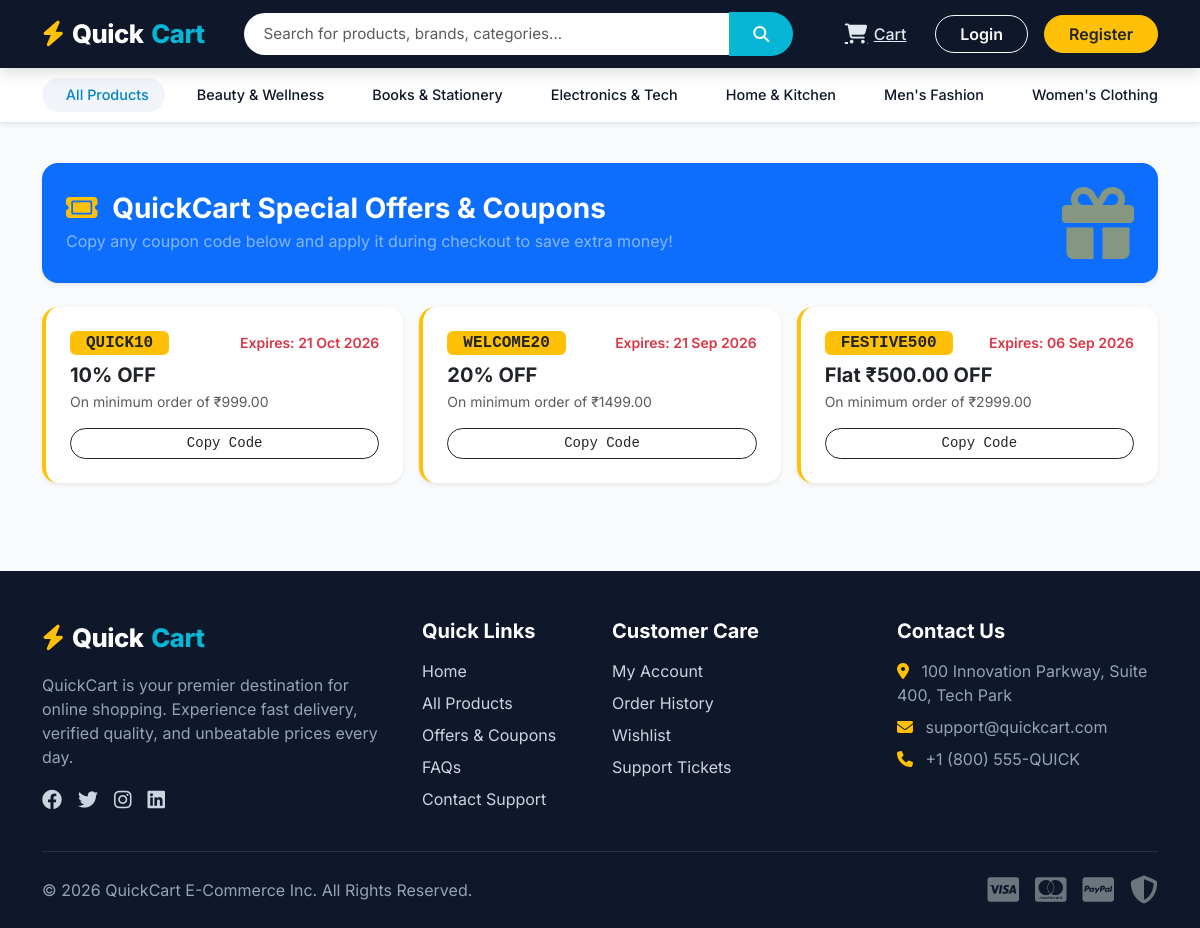
Page /coupons/ on the committed database.
### products/models.py (models this page shows, shortened)
class Category(models.Model):
    name = models.CharField(max_length=100, unique=True)
    slug = models.SlugField(max_length=120, unique=True, blank=True)
    description = models.TextField(blank=True)
    image = models.ImageField(upload_to='categories/', blank=True, null=True)
    created_at = models.DateTimeField(auto_now_add=True)
    class Meta:
        verbose_name_plural = "Categories"
        ordering = ['name']

### coupons/models.py (models this page shows, shortened)
class Coupon(models.Model):
    DISCOUNT_TYPES = (
        ('percentage', 'Percentage Discount (%)'),
        ('fixed', 'Fixed Discount (₹)'),
    )
    code = models.CharField(max_length=30, unique=True)
    discount_type = models.CharField(max_length=15, choices=DISCOUNT_TYPES, default='percentage')
    discount_value = models.DecimalField(max_digits=10, decimal_places=2)
    min_order_amount = models.DecimalField(max_digits=10, decimal_places=2, default=0.00)
    max_discount = models.DecimalField(max_digits=10, decimal_places=2, null=True, blank=True)
    start_date = models.DateField(default=timezone.now)
    expiry_date = models.DateField()
    usage_limit = models.PositiveIntegerField(default=100)
    is_active = models.BooleanField(default=True)
    created_at = models.DateTimeField(auto_now_add=True)

### coupons/views.py (the view)
# urls.py: path('', views.coupons_list_view, name='coupons_list'),
def coupons_list_view(request):
    today = timezone.now().date()
    available_coupons = Coupon.objects.filter(
        is_active=True,
        start_date__lte=today,
        expiry_date__gte=today
    )
    return render(request, 'coupons/coupons.html', {'coupons': available_coupons})

### quickcart/context_processors.py (called while the page is built)
def global_ecommerce_context(request):
    categories = Category.objects.all()
    cart_count = 0
    wishlist_count = 0
    unread_notifications_count = 0
    if request.user.is_authenticated:
        cart_count = CartItem.objects.filter(user=request.user).count()
        wishlist_count = Wishlist.objects.filter(user=request.user).count()
        unread_notifications_count = Notification.objects.filter(user=request.user, is_read=False).count()
    return {
        'nav_categories': categories,
        'cart_count': cart_count,
        'wishlist_count': wishlist_count,
        'unread_notifications_count': unread_notifications_count,
    }

### templates/coupons/coupons.html (shortened to what this page needs)
{% extends 'base.html' %}
{% block content %}
<div class="container my-4">
    <div class="card border-0 shadow-sm rounded-4 p-4 mb-4 bg-primary text-white">
        <div class="d-flex justify-content-between align-items-center">
            <div>
                <h3 class="fw-bold mb-1"><i class="fa-solid fa-ticket text-warning me-2"></i> QuickCart Special Offers & Coupons</h3>
                <p class="mb-0 text-white-50">Copy any coupon code below and apply it during checkout to save extra money!</p>
            </div>
            <i class="fa-solid fa-gift display-2 text-warning opacity-50 d-none d-md-block"></i>
        </div>
    </div>
    {% if coupons %}
        <div class="row g-3">
            {% for coupon in coupons %}
                <div class="col-md-6 col-lg-4">
                    <div class="card border-0 shadow-sm rounded-4 p-4 position-relative border-start border-4 border-warning">
                        <div class="d-flex justify-content-between align-items-center mb-2">
                            <span class="badge bg-warning text-dark font-monospace fs-6 px-3 py-1 fw-bold">{{ coupon.code }}</span>
                            <span class="small text-danger fw-semibold">Expires: {{ coupon.expiry_date|date:"d M Y" }}</span>
                        </div>
                        <h5 class="fw-bold mb-1">
                            {% if coupon.discount_type == 'percentage' %}
                                {{ coupon.discount_value|stringformat:".0f" }}% OFF
                            {% else %}
                                Flat ₹{{ coupon.discount_value }} OFF
                            {% endif %}
                        </h5>
                        <p class="small text-muted mb-3">On minimum order of ₹{{ coupon.min_order_amount }}</p>
                        <div class="d-grid">
                            <button class="btn btn-outline-dark btn-sm rounded-pill font-monospace" onclick="navigator.clipboard.writeText('{{ coupon.code }}'); alert('Copied coupon code {{ coupon.code }} to clipboard!');">
                                Copy Code
                            </button>
                        </div>
                    </div>
                </div>
            {% endfor %}
        </div>
    {% else %}
        <div class="card border-0 shadow-sm text-center p-5 rounded-4">
            <i class="fa-solid fa-ticket-simple display-1 text-muted mb-3"></i>
            <h4>No Active Coupons Available</h4>
            <p class="text-muted">Check back soon for exciting discount coupons!</p>
        </div>
    {% endif %}
</div>
{% endblock %}

### templates/base.html (shortened to what this page needs)
{% load static %}
<!DOCTYPE html>
<html lang="en">
<head>
    <link href="https://cdn.jsdelivr.net/npm/bootstrap@5.3.0/dist/css/bootstrap.min.css" rel="stylesheet">
    <link rel="stylesheet" href="https://cdnjs.cloudflare.com/ajax/libs/font-awesome/6.4.0/css/all.min.css">
    <link rel="stylesheet" href="{% static 'css/style.css' %}">
</head>
<body>
    <header class="qc-navbar">
        <div class="container">
            <div class="d-flex align-items-center justify-content-between flex-wrap gap-2">
                <a href="{% url 'home' %}" class="qc-brand">
                    <i class="fa-solid fa-bolt text-warning"></i> Quick<span>Cart</span>
                </a>
                <form action="{% url 'products:search' %}" method="GET" class="flex-grow-1 mx-lg-4 max-w-600" style="max-width: 550px;">
                    <div class="input-group">
                        <input type="text" name="q" class="form-control qc-search-input" placeholder="Search for products, brands, categories..." value="{{ request.GET.q|default:'' }}" required>
                        <button class="btn qc-search-btn" type="submit">
                            <i class="fa-solid fa-magnifying-glass"></i>
                        </button>
                    </div>
                </form>
                <div class="d-flex align-items-center gap-3">
                    {% if user.is_authenticated %}
                        <a href="{% url 'cart:wishlist' %}" class="qc-nav-link text-white" title="Wishlist">
                            <i class="fa-regular fa-heart fs-5"></i>
                            <span class="d-none d-md-inline">Wishlist</span>
                            {% if wishlist_count > 0 %}
                                <span class="qc-badge">{{ wishlist_count }}</span>
                            {% endif %}
                        </a>
                        <a href="{% url 'cart:cart' %}" class="qc-nav-link text-white" title="Cart">
                            <i class="fa-solid fa-cart-shopping fs-5"></i>
                            <span class="d-none d-md-inline">Cart</span>
                            {% if cart_count > 0 %}
                                <span class="qc-badge">{{ cart_count }}</span>
                            {% endif %}
                        </a>
                        <a href="{% url 'notifications:list' %}" class="qc-nav-link text-white" title="Notifications">
                            <i class="fa-regular fa-bell fs-5"></i>
                            {% if unread_notifications_count > 0 %}
                                <span class="qc-badge bg-danger">{{ unread_notifications_count }}</span>
                            {% endif %}
                        </a>
                        <div class="dropdown">
                            <button class="btn btn-outline-light dropdown-toggle rounded-pill px-3 py-1 fw-semibold d-flex align-items-center gap-2" type="button" data-bs-toggle="dropdown">
                                <i class="fa-regular fa-circle-user fs-5"></i>
                                <span>{{ user.first_name|default:user.username }}</span>
                            </button>
                            <ul class="dropdown-menu dropdown-menu-end shadow border-0 mt-2">
                                <li><a class="dropdown-item py-2" href="{% url 'accounts:profile' %}"><i class="fa-solid fa-user me-2 text-primary"></i> My Profile</a></li>
                                <li><a class="dropdown-item py-2" href="{% url 'orders:my_orders' %}"><i class="fa-solid fa-box me-2 text-success"></i> My Orders</a></li>
                                <li><a class="dropdown-item py-2" href="{% url 'coupons:coupons_list' %}"><i class="fa-solid fa-ticket me-2 text-warning"></i> My Coupons</a></li>
                                <li><a class="dropdown-item py-2" href="{% url 'support:tickets' %}"><i class="fa-solid fa-headset me-2 text-info"></i> Support Tickets</a></li>
                                {% if user.is_staff %}
                                    <li><hr class="dropdown-divider"></li>
                                    <li><a class="dropdown-item py-2 fw-bold text-danger" href="{% url 'dashboard:home' %}"><i class="fa-solid fa-chart-line me-2"></i> Admin Dashboard</a></li>
                                {% endif %}
                                <li><hr class="dropdown-divider"></li>
                                <li><a class="dropdown-item py-2 text-danger" href="{% url 'accounts:logout' %}"><i class="fa-solid fa-right-from-bracket me-2"></i> Logout</a></li>
                            </ul>
                        </div>
                    {% else %}
                        <a href="{% url 'cart:cart' %}" class="qc-nav-link text-white" title="Cart">
                            <i class="fa-solid fa-cart-shopping fs-5"></i>
                            <span class="d-none d-md-inline">Cart</span>
                        </a>
                        <a href="{% url 'accounts:login' %}" class="btn btn-outline-light rounded-pill px-4 fw-semibold">Login</a>
                        <a href="{% url 'accounts:register' %}" class="btn btn-warning rounded-pill px-4 fw-semibold text-dark">Register</a>
                    {% endif %}
                </div>
            </div>
        </div>
    </header>
    <nav class="qc-category-bar shadow-sm">
        <div class="container">
            <div class="d-flex align-items-center gap-2">
                <a href="{% url 'products:product_list' %}" class="qc-cat-item active">
                     All Products
                </a>
                {% for cat in nav_categories %}
                    <a href="{% url 'products:category' cat.slug %}" class="qc-cat-item">
                        {{ cat.name }}
                    </a>
                {% endfor %}
                <a href="{% url 'coupons:coupons_list' %}" class="qc-cat-item text-danger fw-bold ms-auto">
                </a>
            </div>
        </div>
    </nav>
    <main>
        {% block content %}{% endblock %}
    </main>
    <footer class="qc-footer">
        <div class="container">
            <div class="row g-4">
                <div class="col-lg-4 col-md-6">
                    <div class="qc-brand mb-3">
                        <i class="fa-solid fa-bolt text-warning"></i> Quick<span>Cart</span>
                    </div>
                    <p>QuickCart is your premier destination for online shopping. Experience fast delivery, verified quality, and unbeatable prices every day.</p>
                    <div class="d-flex gap-3 fs-5 mt-3">
                        <a href="#"><i class="fa-brands fa-facebook"></i></a>
                        <a href="#"><i class="fa-brands fa-twitter"></i></a>
                        <a href="#"><i class="fa-brands fa-instagram"></i></a>
                        <a href="#"><i class="fa-brands fa-linkedin"></i></a>
                    </div>
                </div>
                <div class="col-lg-2 col-md-6">
                    <h5>Quick Links</h5>
                    <ul class="list-unstyled d-flex flex-column gap-2">
                        <li><a href="{% url 'home' %}">Home</a></li>
                        <li><a href="{% url 'products:product_list' %}">All Products</a></li>
                        <li><a href="{% url 'coupons:coupons_list' %}">Offers & Coupons</a></li>
                        <li><a href="{% url 'support:faq' %}">FAQs</a></li>
                        <li><a href="{% url 'support:contact' %}">Contact Support</a></li>
                    </ul>
                </div>
                <div class="col-lg-3 col-md-6">
                    <h5>Customer Care</h5>
                    <ul class="list-unstyled d-flex flex-column gap-2">
                        <li><a href="{% url 'accounts:profile' %}">My Account</a></li>
                        <li><a href="{% url 'orders:my_orders' %}">Order History</a></li>
                        <li><a href="{% url 'cart:wishlist' %}">Wishlist</a></li>
                        <li><a href="{% url 'support:tickets' %}">Support Tickets</a></li>
                    </ul>
                </div>
                <div class="col-lg-3 col-md-6">
                    <h5>Contact Us</h5>
                    <p class="mb-2"><i class="fa-solid fa-location-dot me-2 text-warning"></i> 100 Innovation Parkway, Suite 400, Tech Park</p>
                    <p class="mb-2"><i class="fa-solid fa-envelope me-2 text-warning"></i> support@quickcart.com</p>
                    <p class="mb-2"><i class="fa-solid fa-phone me-2 text-warning"></i> +1 (800) 555-QUICK</p>
                </div>
            </div>
            <hr class="my-4 border-secondary">
            <div class="d-flex flex-column flex-md-row justify-content-between align-items-center text-center text-md-start">
                <p class="mb-0">&copy; 2026 QuickCart E-Commerce Inc. All Rights Reserved.</p>
                <div class="d-flex gap-3 fs-3 text-secondary mt-2 mt-md-0">
                    <i class="fa-brands fa-cc-visa"></i>
                    <i class="fa-brands fa-cc-mastercard"></i>
                    <i class="fa-brands fa-cc-paypal"></i>
                    <i class="fa-solid fa-shield-halved"></i>
                </div>
            </div>
        </div>
    </footer>
</body>
</html>

### static/css/style.css (style rules this page uses)
:root { --qc-primary: #0f172a; --qc-secondary: #1e293b; --qc-accent: #0284c7; --qc-cyan: #06b6d4; --qc-emerald: #10b981; --qc-coral: #f43f5e; --qc-amber: #f59e0b; --qc-bg-light: #f8fafc; --qc-card-bg: #ffffff; --qc-border: #e2e8f0; --qc-text-dark: #0f172a; --qc-text-muted: #64748b; }
body { font-family: 'Inter', system-ui, -apple-system, BlinkMacSystemFont, 'Segoe UI', Roboto, Oxygen, Ubuntu, Cantarell, sans-serif; background-color: var(--qc-bg-light); color: var(--qc-text-dark); margin: 0; padding: 0; display: flex; flex-direction: column; min-height: 100vh; }
main { flex: 1; }
.qc-navbar { background-color: var(--qc-primary); box-shadow: 0 4px 15px rgba(0, 0, 0, 0.15); padding: 0.75rem 0; position: sticky; top: 0; z-index: 1030; }
.qc-brand { font-weight: 800; font-size: 1.6rem; color: #ffffff; letter-spacing: -0.5px; text-decoration: none; display: flex; align-items: center; gap: 0.5rem; }
.qc-brand span { color: var(--qc-cyan); }
.qc-search-input { border-radius: 50px 0 0 50px; border: 1px solid transparent; padding: 0.6rem 1.2rem; font-size: 0.95rem; }
.qc-search-btn { border-radius: 0 50px 50px 0; background-color: var(--qc-cyan); color: #ffffff; border: none; padding: 0.6rem 1.5rem; transition: all 0.2s ease; }
.qc-nav-link { color: #e2e8f0 !important; font-weight: 500; padding: 0.5rem 0.8rem; border-radius: 8px; transition: all 0.2s ease; display: flex; align-items: center; gap: 0.4rem; position: relative; }
.qc-category-bar { background: #ffffff; border-bottom: 1px solid var(--qc-border); padding: 0.6rem 0; overflow-x: auto; white-space: nowrap; }
.qc-cat-item { display: inline-block; padding: 0.4rem 1rem; color: var(--qc-text-dark); font-weight: 500; font-size: 0.9rem; text-decoration: none; border-radius: 20px; transition: all 0.2s ease; margin-right: 0.5rem; }
.qc-cat-item:hover, .qc-cat-item.active { background-color: #f1f5f9; color: var(--qc-accent); }
.qc-footer { background-color: var(--qc-primary); color: #94a3b8; padding: 3rem 0 1.5rem 0; margin-top: 4rem; }
.qc-footer h5 { color: #ffffff; font-weight: 700; margin-bottom: 1rem; }
.qc-footer a { color: #cbd5e1; text-decoration: none; transition: color 0.2s ease; }

### rows in the picture
Category: name "Beauty & Wellness"
Category: name "Books & Stationery"
Category: name "Electronics & Tech"
Category: name "Home & Kitchen"
Category: name "Men's Fashion"
Category: name "Women's Clothing"
Coupon: code "QUICK10", expiry_date "21 Oct 2026", discount_value "10", min_order_amount "999.00"
Coupon: code "WELCOME20", expiry_date "21 Sep 2026", discount_value "20", min_order_amount "1499.00"
Coupon: code "FESTIVE500", expiry_date "06 Sep 2026", discount_value "500.00", min_order_amount "2999.00"
